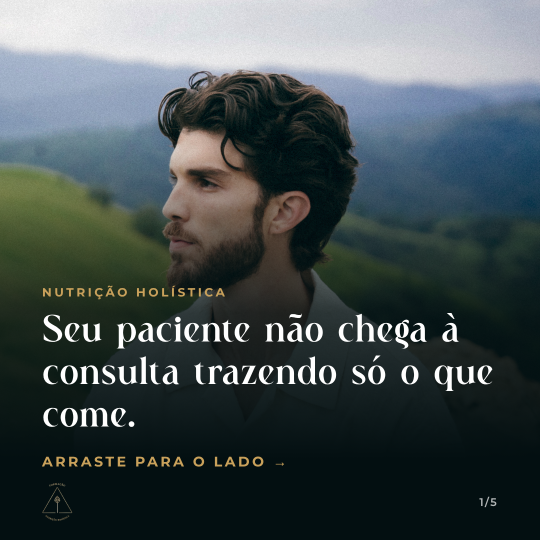
#> input picture copy/carrosseis/C01/anuncio-5-cartoes/1x1/cartao-1.png, 1080 x 1080 px, found by its file name (shown at 1/2 size)
$ python gerar-c03-c04-c05.py
#> lines starting #> are read from the running program, lines starting #| are printed output that depends on the picture
import os, subprocess
R="/home/user/formacao-nutricao-holistica"
F=f"file://{R}/public/fonts"; I=f"file://{R}/public/img"
OUT=f"{R}/copy/carrosseis/C01"; S="/tmp/claude-0/-home-user-formacao-nutricao-holistica/fd148a9d-6120-58be-9670-7f8e7849fc7b/scratchpad"
CSS=f"""
@font-face{{font-family:Astrid;src:url({F}/Astrid.ttf)}}
@font-face{{font-family:Mont;font-weight:400;src:url({F}/montserrat-400-latin.woff2)}}
@font-face{{font-family:Mont;font-weight:500;src:url({F}/montserrat-500-latin.woff2)}}
@font-face{{font-family:Mont;font-weight:600;src:url({F}/montserrat-600-latin.woff2)}}
@font-face{{font-family:Mont;font-weight:700;src:url({F}/montserrat-700-latin.woff2)}}
*{{margin:0;padding:0;box-sizing:border-box}}
html,body{{width:1080px;height:1350px;overflow:hidden}}
.s{{position:relative;width:1080px;height:1350px;padding:110px 96px;display:flex;flex-direction:column;font-family:Mont,sans-serif}}
.dark{{background:radial-gradient(120% 90% at 50% 0%,#0b2a24 0%,#030f11 60%);color:#f5f2ea}}
.cream{{background:#faf8f3;color:#1a1c13}}
.deep{{background:#002721;color:#f5f2ea}}
h1,h2{{font-family:Astrid,serif;font-weight:400;line-height:1.12}}
h1{{font-size:92px}} h2{{font-size:78px}}
.gold{{color:#c9a15b}} .cream .gold{{color:#a36b22}}
p.sub{{font-size:38px;line-height:1.45;font-weight:500;margin-top:44px}}
.cream p.sub{{color:#3b4440}} .dark p.sub,.deep p.sub{{color:#e9e3d6}}
.kick{{font-weight:700;font-size:24px;letter-spacing:.22em;margin-bottom:34px}}
.foot{{position:absolute;left:96px;right:96px;bottom:48px;display:flex;justify-content:space-between;align-items:center;font-size:22px;font-weight:600;letter-spacing:.12em}}
.foot span{{opacity:.7}}
.foot img{{height:100px}}
.line{{width:120px;height:4px;background:#a36b22;margin:46px 0}}
.mid{{flex:1;display:flex;flex-direction:column;justify-content:center}}
.chips{{display:flex;flex-wrap:wrap;gap:18px;margin-top:48px}}
.chip{{border:2px solid #a36b22;color:#f5f2ea;border-radius:60px;padding:16px 30px;font-size:32px;font-weight:600}}
.cols{{display:flex;flex-direction:column;gap:26px;margin-top:50px}}
.col{{background:#fff;border:2px solid #e6ddcb;border-left:8px solid #a36b22;border-radius:18px;padding:30px 36px}}
.col b{{font-family:Astrid,serif;font-weight:400;font-size:46px;color:#002721;display:block;margin-bottom:6px}}
.col span{{font-size:31px;color:#3b4440;font-weight:500}}
.cover{{background:#030f11 url({I}/banner_rodrigo.jpg) center 18%/cover;color:#fff;justify-content:flex-end}}
.cover:before{{content:"";position:absolute;inset:0;background:linear-gradient(180deg,rgba(3,15,17,0) 25%,rgba(3,15,17,.82) 58%,#030f11 85%)}}
.cover>*{{position:relative}}
.cover>.foot{{position:absolute}}
.cta{{margin-top:56px;display:inline-block;background:#c08a30;color:#fff;font-weight:700;font-size:32px;letter-spacing:.06em;padding:28px 48px;border-radius:70px;align-self:flex-start}}
.swipe{{font-size:28px;font-weight:700;letter-spacing:.18em;color:#c9a15b;margin-top:46px}}
"""

def foot(n,T,logo=True):
    l=f'<img src="{I}/logo-nutricao-holistica.png">' if logo else '<span></span>'
    return f'<div class="foot">{l}<span>{n}/{T}</span></div>'
X=f"""
.cover.hero2{{background:#dfe3e6 url({I}/banner_hero.JPG) 72% center/cover}}
.cover.mount{{background:#030f11 url({I}/banner_rodrigo.jpg) center 18%/cover}}
.orn{{background:#faf8f3 url(file:///home/user/formacao-nutricao-holistica/copy/carrosseis/_assets/orn-dourado.png) center calc(100% - 150px)/100% auto no-repeat;color:#1a1c13}}
.orn2{{background:#faf8f3 url(file:///home/user/formacao-nutricao-holistica/copy/carrosseis/_assets/orn-salvia.png) center calc(100% - 150px)/100% auto no-repeat;color:#1a1c13}}
.orn .gold,.orn2 .gold{{color:#a36b22}}
.orn p.sub,.orn2 p.sub{{color:#3b4440}}
.lead{{font-size:40px;line-height:1.4;font-weight:500;margin-bottom:34px;opacity:.9}}
.h2m{{font-size:64px!important}}
.biglogo{{height:200px;margin-bottom:56px}}
.tri{{font-weight:700;font-size:30px;letter-spacing:.24em;margin-top:40px}}
.giant{{font-size:120px!important}}
"""
SQ="""html,body{height:1080px!important}.s{height:1080px!important;padding:80px 84px!important}h1{font-size:72px!important}h2{font-size:58px!important}.h2m{font-size:52px!important}.giant{font-size:100px!important}p.sub{font-size:31px!important;margin-top:28px!important}.lead{font-size:32px!important;margin-bottom:22px!important}.chips{margin-top:30px!important;gap:12px!important}.chip{font-size:27px!important;padding:11px 22px!important}.foot{bottom:34px!important;left:84px!important;right:84px!important}.foot img{height:78px!important}.cta{margin-top:32px!important;padding:20px 40px!important;font-size:27px!important}.kick{margin-bottom:20px!important}.swipe{margin-top:28px!important}.biglogo{height:150px!important;margin-bottom:36px!important}.tri{margin-top:26px!important;font-size:25px!important}.cover.mount{background-position:center 12%!important}.orn2{background-position:center calc(100% - 120px)!important}.orn{background-position:center calc(100% + 90px)!important}.orn .foot{display:none}.orn,.orn2{background-size:100% auto!important}"""
SW='<div class="swipe">ARRASTE PARA O LADO →</div><div style="height:70px"></div>'
def fin(cls,inner,T,cta):
    c='<div class="cta" style="align-self:center">SAIBA MAIS</div>' if cta else ''
    return f'<div class="s {cls}"><div class="mid" style="align-items:center;text-align:center"><img class="biglogo" src="{I}/logo-nutricao-holistica.png">{inner}{c}</div><div class="foot"><span></span><span>{T}/{T}</span></div></div>'
C={
"C03":{
1:f'<div class="s cover hero2"><div class="kick gold">NUTRIÇÃO HOLÍSTICA</div><h1>Você já terminou uma consulta com informação demais e <span class="gold">direção de menos?</span></h1>{SW}{foot(1,5)}</div>',
2:f'<div class="s dark"><div class="mid"><h2 class="h2m">Você escuta rotina, sintomas, comportamento, dificuldades, objetivos, contexto…</h2><p class="sub">e tudo isso faz sentido <span class="gold">isoladamente</span>.</p></div>{foot(2,5)}</div>',
3:f'<div class="s cream"><div class="mid"><p class="lead">O problema aparece depois:</p><h1>como conectar tudo e decidir o que merece <span class="gold">foco agora?</span></h1></div>{foot(3,5)}</div>',
4:f'<div class="s dark"><div class="mid"><h1>Uma consulta pode ser profunda e ainda assim deixar <span class="gold">informação solta</span>.</h1></div>{foot(4,5)}</div>',
"5":lambda cta: fin("deep",'<h2>Profundidade sem estrutura vira complexidade.</h2><p class="sub">É justamente aí que começa a proposta da Nutrição Holística.</p>',5,cta)},
"C04":{
1:f'<div class="s cover mount"><div class="kick gold">NUTRIÇÃO HOLÍSTICA</div><h1>O paciente não chega com um problema isolado. Ele chega com <span class="gold">uma vida inteira.</span></h1>{SW}{foot(1,5)}</div>',
2:f'<div class="s dark"><div class="mid"><h2>Alimentação convive com:</h2><div class="chips"><span class="chip">rotina</span><span class="chip">sono</span><span class="chip">comportamento</span><span class="chip">emoções</span><span class="chip">crenças</span><span class="chip">ambiente</span><span class="chip">contexto</span></div></div>{foot(2,5)}</div>',
3:f'<div class="s cream"><div class="mid"><p class="lead">Por isso,</p><h2>duas pessoas podem apresentar o mesmo comportamento alimentar por <span class="gold">motivos completamente diferentes</span>.</h2></div>{foot(3,5)}</div>',
4:f'<div class="s dark"><div class="mid"><p class="lead">Olhar de forma integral não significa perguntar tudo sobre tudo.</p><h1>Significa saber <span class="gold">onde aprofundar</span>.</h1></div>{foot(4,5)}</div>',
"5":lambda cta: fin("deep",'<h2>Nutrição Holística é ampliar o olhar sem perder a direção.</h2><div class="tri gold">CORPO · MENTE · ESPÍRITO</div>',5,cta)},
"C05":{
1:f'<div class="s orn"><div class="mid" style="justify-content:flex-start;padding-top:120px"><div class="kick gold">NUTRIÇÃO HOLÍSTICA</div><h1 class="giant">Holístico não significa <span class="gold">místico.</span></h1><div class="swipe" style="color:#a36b22">ARRASTE PARA O LADO →</div></div>{foot(1,5)}</div>',
2:f'<div class="s dark"><div class="mid"><p class="lead">Na Nutrição Holística, olhar de forma integral</p><h2>não significa abandonar <span class="gold">ciência, exames ou raciocínio profissional</span>.</h2></div>{foot(2,5)}</div>',
3:f'<div class="s orn2"><div class="mid" style="justify-content:flex-start;padding-top:90px"><p class="lead">Significa reconhecer que</p><h2 class="h2m">alimentação, rotina, comportamento, contexto e significado <span class="gold">não vivem separados</span> na vida real.</h2></div>{foot(3,5)}</div>',
4:f'<div class="s dark"><div class="mid"><h2><span class="gold">Corpo, Mente e Espírito</span> são perspectivas para ampliar a observação</h2><p class="sub">— não diagnósticos.</p></div>{foot(4,5)}</div>',
"5":lambda cta: fin("deep",'<h2>Ampliar o olhar não é substituir a nutrição.</h2><p class="sub" style="font-family:Astrid,serif;font-size:52px;line-height:1.2;color:#c9a15b">É compreender melhor a pessoa que está na sua frente.</p>',5,cta)},
}
chrome="/opt/pw-browsers/chromium-1194/chrome-linux/chrome"
from PIL import Image
for cid,sl in C.items():
    items=[(str(k),v) for k,v in sl.items() if k!="5"]+[("5-organico",sl["5"](False)),("5-anuncio",sl["5"](True))]
    for fmt,(H,dirn,extra) in {"45":(1350,"4x5",""),"11":(1080,"1x1",SQ)}.items():
        od=f"{R}/copy/carrosseis/{cid}/{dirn}"; os.makedirs(od,exist_ok=True)
        for k,body in items:
            h=f"{S}/{cid}-{fmt}-{k}.html"
            open(h,"w").write(f'<!doctype html><html><head><meta charset="utf-8"><style>{CSS}{X}{extra}</style></head><body>{body}</body></html>')
            out=f"{od}/cartao-{k}.png"
            subprocess.run([chrome,"--headless","--no-sandbox","--disable-gpu","--allow-file-access-from-files","--hide-scrollbars","--window-size=1080,1600","--virtual-time-budget=3000",f"--screenshot={out}",f"file://{h}"],capture_output=True)
#> (this line was passed over: subprocess is not available in this run)
            Image.open(out).crop((0,0,1080,H)).convert("RGB").save(out)
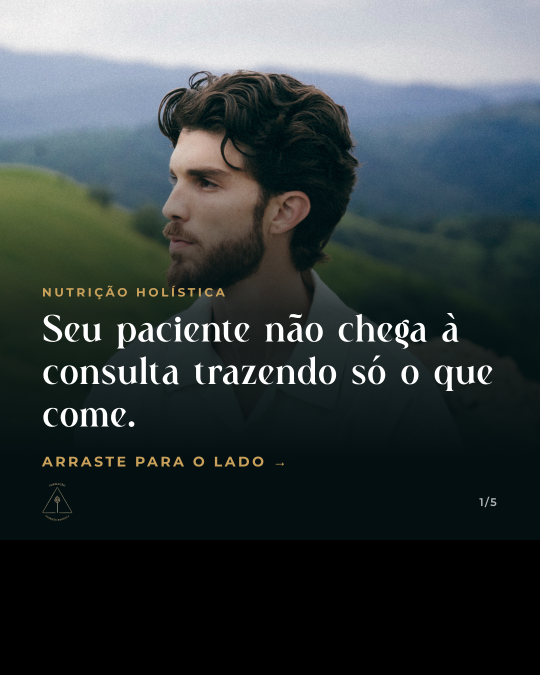
#> saved as cartao-1.png: PIL image 1080x1350 RGB (shown at 1/2 size); mean R, G, B 56.1, 64.4, 65.4
#> (the run stopped early here; a loop or call above may not have finished)
